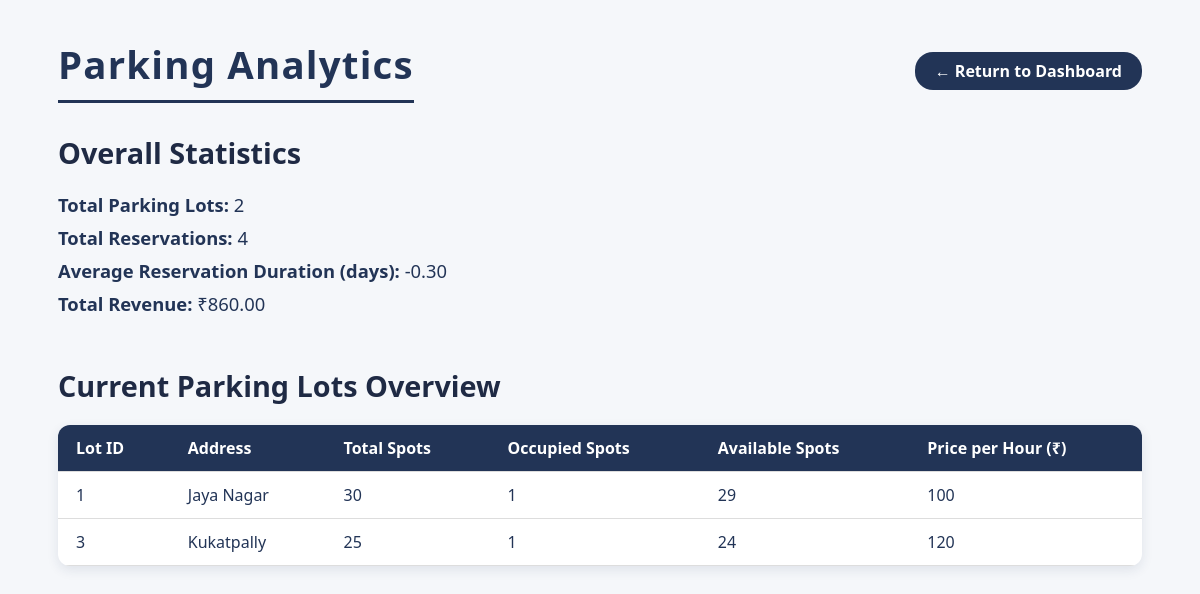
The app's page /admin/analytics (signed in) with its own data.
### backend/models.py (models this page shows)
class ParkingLot(db.Model):
    __tablename__ = "ParkingLot"
    id = db.Column(db.Integer, primary_key = True, autoincrement = True)
    location = db.Column(db.String, nullable = False)
    address = db.Column(db.String, nullable = False)
    price = db.Column(db.Integer, nullable = False)
    no_of_spots = db.Column(db.Integer, nullable = False)

### backend/routes.py (the view)
@routes_bp.route('/admin/analytics')
@login_required
def admin_analytics():
    parking_lots = ParkingLot.query.all()
    lots_data = []
    for lot in parking_lots:
        total_spots = ParkingSpot.query.filter_by(lot_id=lot.id).count()
        occupied_spots = ParkingSpot.query.filter_by(lot_id=lot.id, status="Occupied").count()
        lots_data.append({
            'id': lot.id,
            'address': lot.address,
            'total_spots': total_spots,
            'occupied_spots': occupied_spots,
            'price': lot.price,
            'created_at': getattr(lot, 'created_at', None),
            'updated_at': getattr(lot, 'updated_at', None),
        })
    from sqlalchemy import func
    total_lots_created = len(parking_lots)
    total_reservations = Reservation.query.count()
    avg_duration = db.session.query(func.avg(func.julianday(Reservation.exit_ts) - func.julianday(Reservation.entry_ts))).scalar()
    total_revenue = db.session.query(func.sum(Reservation.cost)).scalar()
    return render_template('admin/analytics.html',
                           lots_data=lots_data,
                           total_lots_created=total_lots_created,
                           total_reservations=total_reservations,
                           avg_duration=avg_duration,
                           total_revenue=total_revenue)

### app.py (called while the page is built)
def create_app():
    app = Flask(__name__)
    app.config["SQLALCHEMY_DATABASE_URI"] = "sqlite:///vehicle_db.sqlite3"
    app.config["SQLALCHEMY_TRACK_MODIFICATIONS"] = False
    app.config["SECRET_KEY"] = "myspoton"
    db.init_app(app)
    login_manager = LoginManager()
    login_manager.init_app(app)
    @login_manager.user_loader
    def load_user(user_id):
        return Admin.query.filter_by(email=user_id).first() or User.query.filter_by(email=user_id).first()
    with app.app_context():
        db.create_all()
        from backend.create_initial_db import init_db
        init_db(app)
        from backend.routes import routes_bp
        app.register_blueprint(routes_bp)
    return app

### templates/admin/analytics.html (shortened to what this page needs)
<!DOCTYPE html>
<html lang="en">
<head>
</head>
<body>
  <div style="display: flex; align-items: center; justify-content: space-between; margin-bottom: 30px;">
    <h1 style="margin: 0;">Parking Analytics</h1>
    <a href="{{ url_for('routes_bp.user_dashboard') }}"
       style="padding: 8px 20px; background: #223456; color: white; border-radius: 18px; text-decoration: none; font-weight: 600; white-space: nowrap;">
      ← Return to Dashboard
    </a>
  </div>
  <section>
    <h2>Overall Statistics</h2>
    <div class="stats">
      <p><strong>Total Parking Lots:</strong> {{ total_lots_created }}</p>
      <p><strong>Total Reservations:</strong> {{ total_reservations }}</p>
      <p><strong>Average Reservation Duration (days):</strong> {{ "%.2f"|format(avg_duration or 0) }}</p>
      <p><strong>Total Revenue:</strong> ₹{{ "%.2f"|format(total_revenue or 0) }}</p>
    </div>
  </section>
  <section>
    <h2>Current Parking Lots Overview</h2>
    {% if lots_data %}
      <table>
        <thead>
          <tr>
            <th>Lot ID</th>
            <th>Address</th>
            <th>Total Spots</th>
            <th>Occupied Spots</th>
            <th>Available Spots</th>
            <th>Price per Hour (₹)</th>
          </tr>
        </thead>
        <tbody>
          {% for lot in lots_data %}
            <tr>
              <td data-label="Lot ID">{{ lot.id }}</td>
              <td data-label="Address">{{ lot.address }}</td>
              <td data-label="Total Spots">{{ lot.total_spots }}</td>
              <td data-label="Occupied Spots">{{ lot.occupied_spots }}</td>
              <td data-label="Available Spots">{{ lot.total_spots - lot.occupied_spots }}</td>
              <td data-label="Price (₹)">{{ lot.price }}</td>
            </tr>
          {% endfor %}
        </tbody>
      </table>
    {% else %}
      <p>No parking lots found in the system.</p>
    {% endif %}
  </section>
</body>
</html>

### templates/admin/analytics.html (style rules this page uses)
body { font-family: 'Segoe UI', sans-serif; background: #f5f7fa; color: #223456; padding: 30px 50px; min-height: 100vh; }
h1 { margin-bottom: 32px; font-weight: 700; font-size: 2.4rem; letter-spacing: 1.2px; border-bottom: 3px solid #223456; padding-bottom: 10px; }
section { margin-bottom: 50px; }
section h2 { font-size: 1.8rem; font-weight: 600; margin-bottom: 20px; color: #1f2a44; }
.stats p { font-size: 1.15rem; margin: 8px 0; }
table { width: 100%; border-collapse: collapse; background: white; border-radius: 12px; overflow: hidden; box-shadow: 0 4px 12px rgb(34 52 86 / 0.1); font-size: 1rem; }
thead { background-color: #223456; color: white; }
th, td { padding: 12px 18px; text-align: left; border-bottom: 1px solid #ddd; vertical-align: middle; }

### records on screen
ParkingLot: id "1", address "Jaya Nagar", total_spots "30", occupied_spots "1", total_spots "29", price "100"
ParkingLot: id "3", address "Kukatpally", total_spots "25", occupied_spots "1", total_spots "24", price "120"

### other values on screen
{{ total_lots_created }} "2"
{{ total_reservations }} "4"
{{ "%.2f"|format(avg_duration or 0) }} "-0.30"
{{ "%.2f"|format(total_revenue or 0) }} "860.00"
